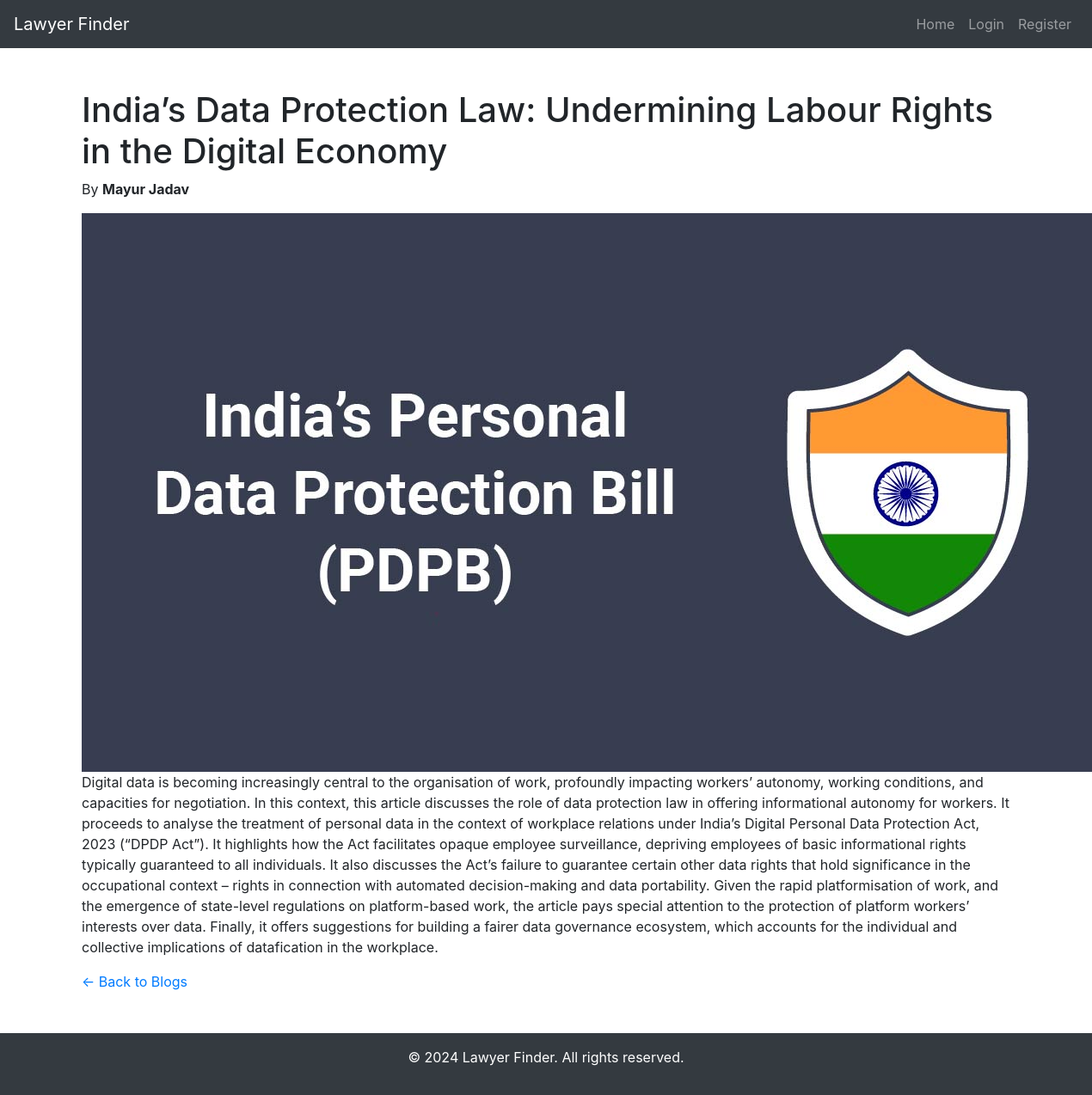
The app's page /blog_detail/5 with its own data.
### lawyer/models.py (models this page shows, shortened)
class Blog(models.Model):
    author = models.ForeignKey(Lawyer, on_delete=models.CASCADE, related_name='blogs')
    title = models.CharField(max_length=200)
    content = models.TextField()
    image = models.ImageField(upload_to='blog_photos/', blank=True, null=True)

class Lawyer(models.Model):
    user = models.OneToOneField(settings.AUTH_USER_MODEL, on_delete=models.CASCADE, related_name="lawyer_profile")
    address = models.CharField(max_length=200, null=False)
    mobile = models.CharField(max_length=15, null=False)
    email = models.EmailField(null=False)
    full_name = models.CharField(max_length=200, null=False)
    is_approved = models.BooleanField(default=False)
    qualifications = models.TextField(blank=True, null=True)
    specializations = models.TextField(blank=True, null=True)
    years_of_experience = models.PositiveIntegerField(blank=True, null=True)
    profile_photo = models.ImageField(upload_to='profile_photos/', blank=True, null=True)
    court_duty = models.CharField(max_length=200, blank=True, null=True)
    total_cases = models.PositiveIntegerField(blank=True, null=True)

### user/views.py (the view)
# urls.py: path('blog_detail/<int:pk>',blog_detail, name='blog_detail'),
def blog_detail(request, pk):
    blog = get_object_or_404(Blog, pk=pk)
    return render(request, 'user/blog_detail.html', {'blog': blog})

### user/templates/user/blog_detail.html (shortened to what this page needs)
    {% extends 'usernav.html' %}
    {% block content %}
    <div class="container my-5">
        <div class="blog-header">
            <h1 class="animate__animated animate__fadeInDown">{{ blog.title }}</h1>
            <p>By <strong>{{ blog.author.user.lawyer_profile.full_name }}</strong></p>
        </div>
        <div class="blog-image">
            {% if blog.image %}
                <img src="{{ blog.image.url }}" alt="{{ blog.title }}" class="animate__animated animate__zoomIn">
            {% endif %}
        </div>
        <div class="blog-content animate__animated animate__fadeInUp">
            <p>{{ blog.content }}</p>
        </div>
        <div class="back-button">
            <a href="{% url 'read_blogs' %}">← Back to Blogs</a>
        </div>
    </div>
    {% endblock %}

### records on screen
Blog: title "India’s Data Protection Law: Undermining Labour Rights in the Digital Economy", author.user.lawyer_profile.full_name "Mayur Jadav", image (picture), content "Digital data is becoming increasingly central to the organisation of work, profoundly impacting workers’ autonomy, working conditions, and capacities for negotiation. In this context, this article discusses the role of data protection law in offering informational autonomy for workers. It proceeds to analyse the treatment of personal data in the context of workplace relations under India’s Digital Personal Data Protection Act, 2023 (“DPDP Act”). It highlights how the Act facilitates opaque employee surveillance, depriving employees of basic informational rights typically guaranteed to all individuals. It also discusses the Act’s failure to guarantee certain other data rights that hold…"
